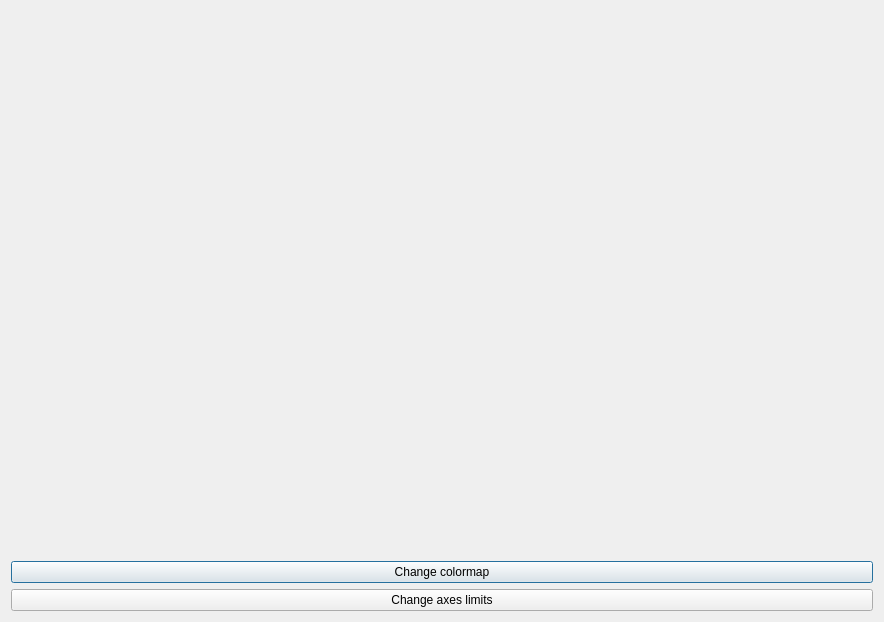
<?xml version="1.0" encoding="UTF-8"?>
<ui version="4.0">
 <class>ScatterPlotDialog</class>
 <widget class="QDialog" name="ScatterPlotDialog">
  <property name="geometry">
   <rect>
    <x>0</x>
    <y>0</y>
    <width>884</width>
    <height>622</height>
   </rect>
  </property>
  <property name="windowTitle">
   <string>2D Scatter Plot</string>
  </property>
  <layout class="QGridLayout" name="gridLayout">
   <item row="0" column="0">
    <widget class="QWidget" name="plot_widget" native="true"/>
   </item>
   <item row="1" column="0">
    <widget class="QPushButton" name="colormap">
     <property name="text">
      <string>Change colormap</string>
     </property>
    </widget>
   </item>
   <item row="2" column="0">
    <widget class="QPushButton" name="limits">
     <property name="text">
      <string>Change axes limits</string>
     </property>
    </widget>
   </item>
  </layout>
 </widget>
 <resources/>
 <connections/>
</ui>
